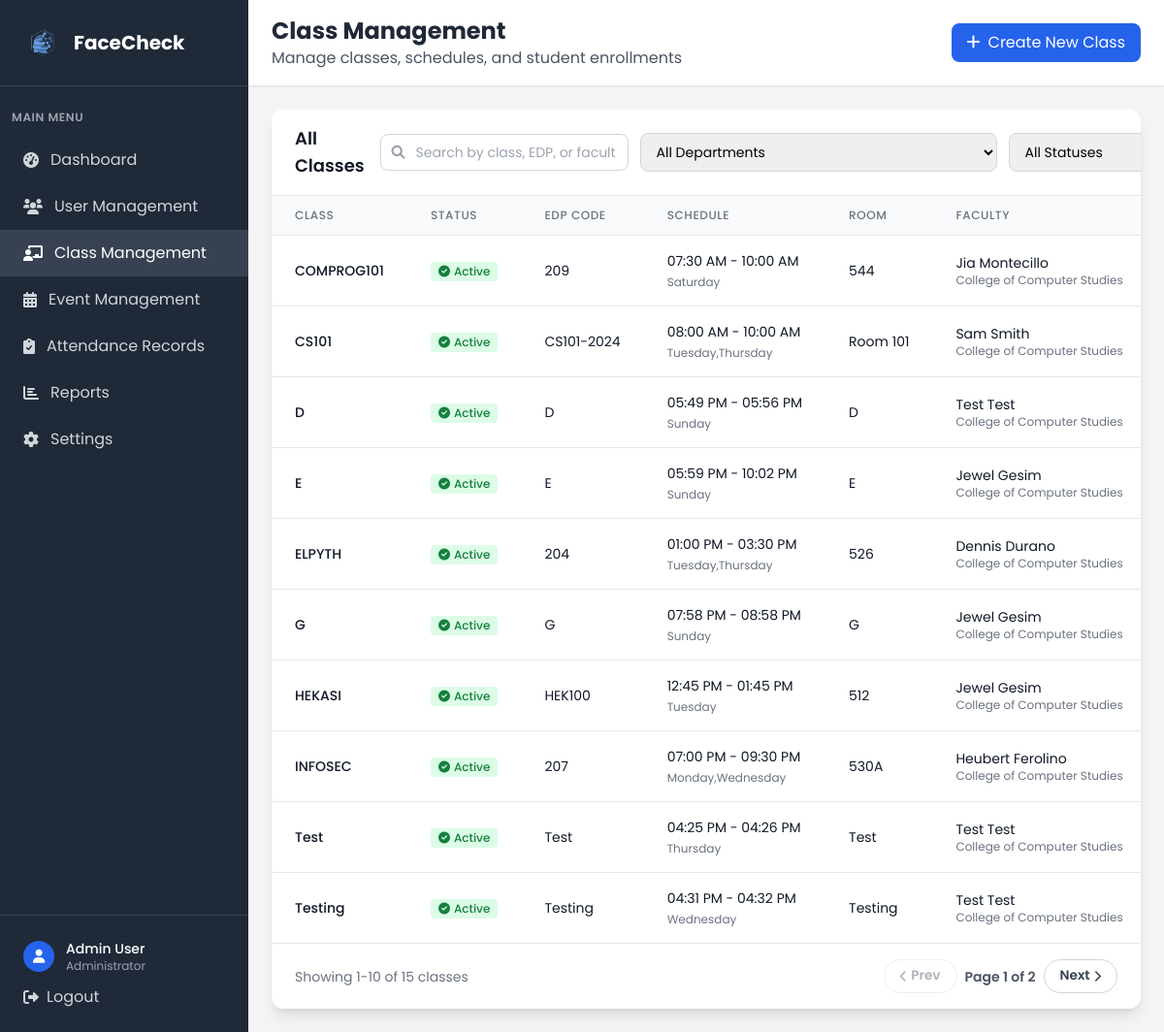
Page /admin/classes (signed in) on the earlier database version.
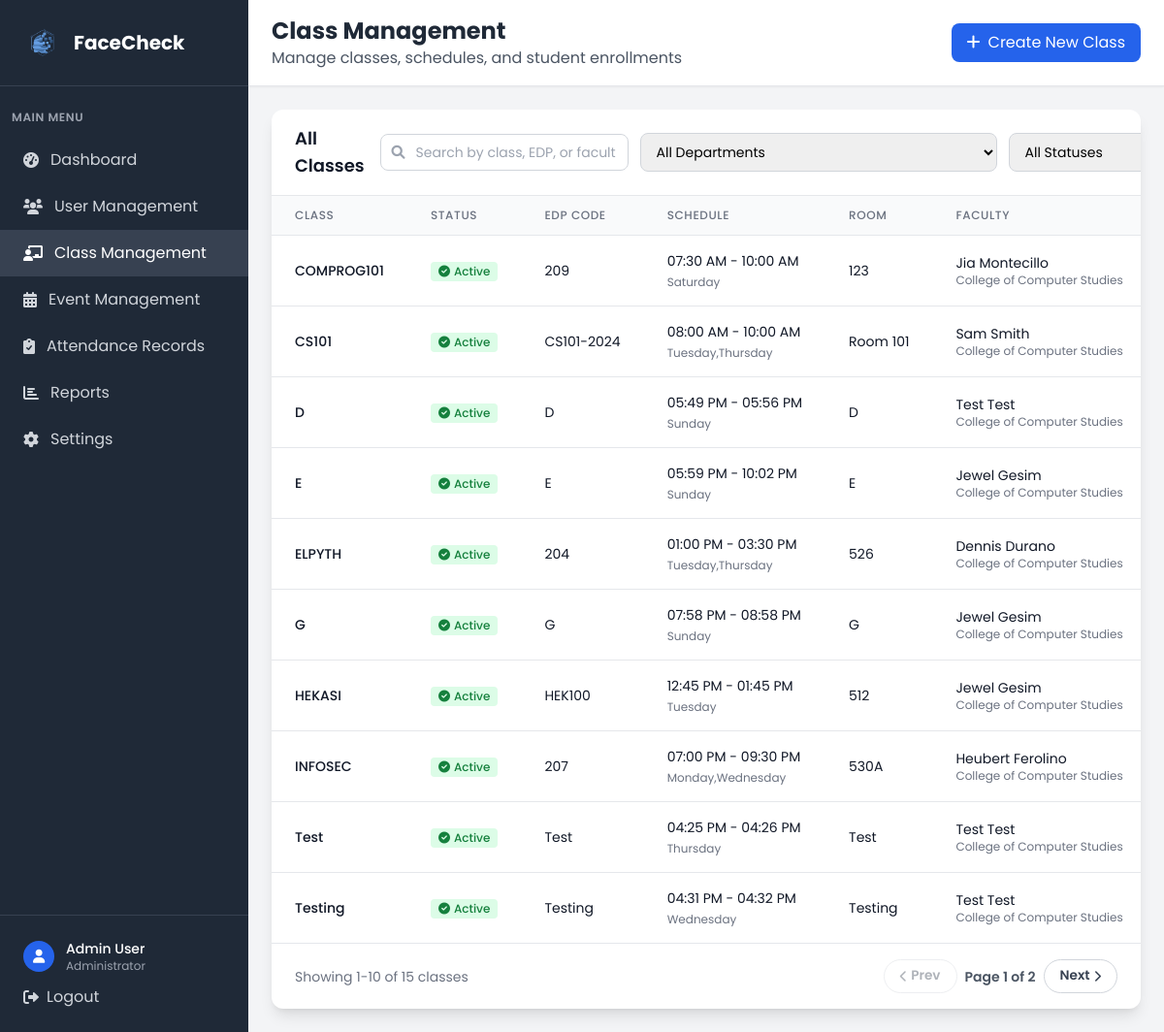
Same page on the later database version.
### tables this page shows
CREATE TABLE class (
            class_id INTEGER PRIMARY KEY AUTOINCREMENT,
            class_name VARCHAR(20) NOT NULL,
            edpcode VARCHAR(20) NOT NULL UNIQUE,
            start_time TIME,
            end_time TIME,
            room VARCHAR(10),
            faculty_id INTEGER NOT NULL, is_active BOOLEAN DEFAULT 1,
            FOREIGN KEY (faculty_id) REFERENCES faculty(faculty_id)
        );

### app.py (the view, shortened to what this page needs)
@app.route('/admin/classes')
def admin_classes():
    if 'user_id' not in session or session['role'] != 'admin':
        return redirect(url_for('login'))
    conn = get_db_connection()
    search = request.args.get('search', '').strip()
    dept_filter = request.args.get('dept', '').strip()
    status_filter = request.args.get('status', '').strip()  # 'active', 'inactive', or ''
    base_query = '''
        SELECT c.*, u.firstname, u.lastname, d.dept_name,
               GROUP_CONCAT(DISTINCT day.day_name) as days
        FROM class c
        JOIN faculty f ON c.faculty_id = f.faculty_id
        JOIN user u ON f.user_id = u.user_id
        LEFT JOIN department d ON u.dept_id = d.dept_id
        LEFT JOIN class_days cd ON c.class_id = cd.class_id
        LEFT JOIN days day ON cd.day_id = day.day_id
    '''
    where_clauses = []
    params = []
    if dept_filter:
        where_clauses.append('d.dept_id = ?')
        params.append(dept_filter)
    if status_filter == 'active':
        where_clauses.append('c.is_active = 1')
    elif status_filter == 'inactive':
        where_clauses.append('c.is_active = 0')
    if where_clauses:
        base_query += ' WHERE ' + ' AND '.join(where_clauses)
    base_query += '''
        GROUP BY c.class_id, c.class_name, c.edpcode, c.start_time, c.end_time, c.room,
                 c.faculty_id, u.firstname, u.lastname, d.dept_name, c.is_active
        ORDER BY c.is_active DESC, c.class_name
    '''
    classes_raw = conn.execute(base_query, tuple(params)).fetchall()
    classes = []
    for class_item in classes_raw:
        time_str = ''
        if class_item['start_time'] and class_item['end_time']:
            try:
                start_time = str(class_item['start_time'])
                end_time = str(class_item['end_time'])
                time_formats = ['%H:%M:%S', '%H:%M']
                start_dt = None
                end_dt = None
                for fmt in time_formats:
                    try:
                        start_dt = datetime.strptime(start_time, fmt)
                        end_dt = datetime.strptime(end_time, fmt)
                        break
                    except ValueError:
                        continue
                if start_dt and end_dt:
                    time_str = f"{start_dt.strftime('%I:%M %p')} - {end_dt.strftime('%I:%M %p')}"
                else:
                    time_str = f"{start_time} - {end_time}"
            except Exception as e:
                time_str = f"{class_item['start_time']} - {class_item['end_time']}"
        formatted_class = dict(class_item)
        formatted_class['formatted_time'] = time_str
        classes.append(formatted_class)
    faculty = conn.execute('''
        SELECT f.faculty_id, u.firstname, u.lastname, d.dept_name
        FROM faculty f
        JOIN user u ON f.user_id = u.user_id
        LEFT JOIN department d ON u.dept_id = d.dept_id
        WHERE u.is_active = 1
        ORDER BY u.firstname, u.lastname
    ''').fetchall()
    departments = conn.execute('SELECT dept_id, dept_name FROM department ORDER BY dept_name').fetchall()
    conn.close()
    return render_template('admin_classes.html',
                           classes=classes,
                           faculty=faculty,
                           departments=departments,
                           search=search,
                           selected_dept=dept_filter,
                           selected_status=status_filter)

### app.py (called while the page is built)
def get_db_connection():
    try:
        conn = sqlite3.connect('facecheck.db', timeout=30.0)
        conn.row_factory = sqlite3.Row
        conn.execute('PRAGMA foreign_keys = ON')
        try:
            cur = conn.cursor()
            cur.execute("PRAGMA table_info(faculty)")
            columns = [row[1] for row in cur.fetchall()]
            if 'attendance_image' not in columns:
                cur.execute("ALTER TABLE faculty ADD COLUMN attendance_image VARCHAR(255)")
                conn.commit()
        except Exception:
            pass
        return conn
    except sqlite3.Error as e:
        print(f"Database connection error: {e}")
        raise

### templates/admin_classes.html (shortened to what the changed rows need)
<!DOCTYPE html>
<html lang="en">
<head>
    <script src="https://cdn.tailwindcss.com"></script>
    <link href="https://cdnjs.cloudflare.com/ajax/libs/font-awesome/6.0.0/css/all.min.css" rel="stylesheet">
    <link rel="stylesheet" href="{{ url_for('static', filename='css/global.css') }}">
</head>
<body class="bg-gray-100">
    <div class="flex h-screen">
        <div class="w-64 bg-gray-800 text-white">
            <div class="p-6 border-b border-gray-700">
                <div class="flex items-center">
                    <h1 class="text-xl font-bold">FaceCheck</h1>
                </div>
            </div>
        </div>
        <div class="flex-1 flex flex-col overflow-hidden">
            <header class="bg-white shadow-sm border-b border-gray-200">
                <div class="px-6 py-4">
                    <div class="flex items-center justify-between">
                        <div>
                            <h2 class="text-2xl font-bold text-gray-800">Class Management</h2>
                        </div>
                    </div>
                </div>
            </header>
            <main class="flex-1 overflow-y-auto p-6">
                <div class="bg-white rounded-xl shadow-lg overflow-hidden">
                    {% if classes %}
                    <div class="overflow-x-auto">
                        <table class="min-w-full divide-y divide-gray-200">
                            <thead class="bg-gray-50">
                                <tr>
                                    <th class="px-6 py-3 text-left text-xs font-medium text-gray-500 uppercase tracking-wider">Class</th>
                                    <th class="px-6 py-3 text-left text-xs font-medium text-gray-500 uppercase tracking-wider">Status</th>
                                    <th class="px-6 py-3 text-left text-xs font-medium text-gray-500 uppercase tracking-wider">EDP Code</th>
                                    <th class="px-6 py-3 text-left text-xs font-medium text-gray-500 uppercase tracking-wider">Schedule</th>
                                    <th class="px-6 py-3 text-left text-xs font-medium text-gray-500 uppercase tracking-wider">Room</th>
                                    <th class="px-6 py-3 text-left text-xs font-medium text-gray-500 uppercase tracking-wider">Faculty</th>
                                </tr>
                            </thead>
                            <tbody class="bg-white divide-y divide-gray-200" id="classesTableBody">
                                {% for class in classes %}
                                <tr class="class-row hover:bg-gray-50 {% if not class.is_active %}opacity-60 bg-gray-50{% endif %}">
                                    <td class="px-6 py-4 whitespace-nowrap">
                                        <div class="text-sm font-medium {% if class.is_active %}text-gray-900{% else %}text-gray-500{% endif %}">{{ class.class_name }}</div>
                                    </td>
                                    <td class="px-6 py-4 whitespace-nowrap">
                                        {% if not class.is_active %}
                                        <span class="inline-flex items-center px-2 py-0.5 rounded text-xs font-medium bg-gray-200 text-gray-700">
                                            <i class="fas fa-ban mr-1 text-xs"></i>Deactivated
                                        </span>
                                        {% else %}
                                        <span class="inline-flex items-center px-2 py-0.5 rounded text-xs font-medium bg-green-100 text-green-700">
                                            <i class="fas fa-check-circle mr-1 text-xs"></i>Active
                                        </span>
                                        {% endif %}
                                    </td>
                                    <td class="px-6 py-4 whitespace-nowrap">
                                        <div class="text-sm {% if class.is_active %}text-gray-900{% else %}text-gray-500{% endif %}">{{ class.edpcode }}</div>
                                    </td>
                                    <td class="px-6 py-4 whitespace-nowrap">
                                        <div class="text-sm {% if class.is_active %}text-gray-900{% else %}text-gray-500{% endif %}">
                                            {{ class.formatted_time or 'TBA' }}
                                        </div>
                                        {% if class.days %}
                                        <div class="text-xs text-gray-500 mt-1">
                                            {{ class.days }}
                                        </div>
                                        {% endif %}
                                    </td>
                                    <td class="px-6 py-4 whitespace-nowrap">
                                        <div class="text-sm {% if class.is_active %}text-gray-900{% else %}text-gray-500{% endif %}">{{ class.room or 'TBA' }}</div>
                                    </td>
                                    <td class="px-6 py-4 whitespace-nowrap">
                                        <div class="text-sm {% if class.is_active %}text-gray-900{% else %}text-gray-500{% endif %}">{{ class.firstname }} {{ class.lastname }}</div>
                                        <div class="text-xs text-gray-500">{{ class.dept_name or 'No Department' }}</div>
                                    </td>
                                </tr>
                                {% endfor %}
                            </tbody>
                        </table>
                    </div>
                    {% endif %}
                </div>
            </main>
        </div>
    </div>
</body>
</html>

Differences in the rows shown:
changed class "COMPROG101": room "544" → "123"
